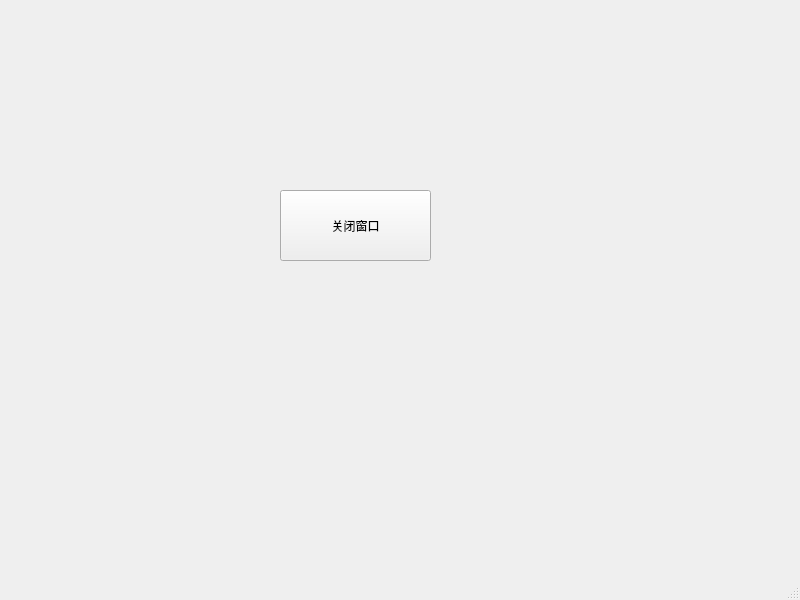
<?xml version="1.0" encoding="UTF-8"?>
<ui version="4.0">
 <class>MainWindow</class>
 <widget class="QMainWindow" name="MainWindow">
  <property name="geometry">
   <rect>
    <x>0</x>
    <y>0</y>
    <width>800</width>
    <height>600</height>
   </rect>
  </property>
  <property name="windowTitle">
   <string>MainWindow</string>
  </property>
  <widget class="QWidget" name="centralwidget">
   <widget class="QPushButton" name="pushButton">
    <property name="geometry">
     <rect>
      <x>280</x>
      <y>190</y>
      <width>151</width>
      <height>71</height>
     </rect>
    </property>
    <property name="text">
     <string>关闭窗口</string>
    </property>
   </widget>
  </widget>
  <widget class="QMenuBar" name="menubar">
   <property name="geometry">
    <rect>
     <x>0</x>
     <y>0</y>
     <width>800</width>
     <height>21</height>
    </rect>
   </property>
  </widget>
  <widget class="QStatusBar" name="statusbar"/>
 </widget>
 <resources/>
 <connections>
  <connection>
   <sender>pushButton</sender>
   <signal>clicked()</signal>
   <receiver>MainWindow</receiver>
   <slot>close()</slot>
   <hints>
    <hint type="sourcelabel">
     <x>358</x>
     <y>263</y>
    </hint>
    <hint type="destinationlabel">
     <x>265</x>
     <y>385</y>
    </hint>
   </hints>
  </connection>
 </connections>
</ui>
